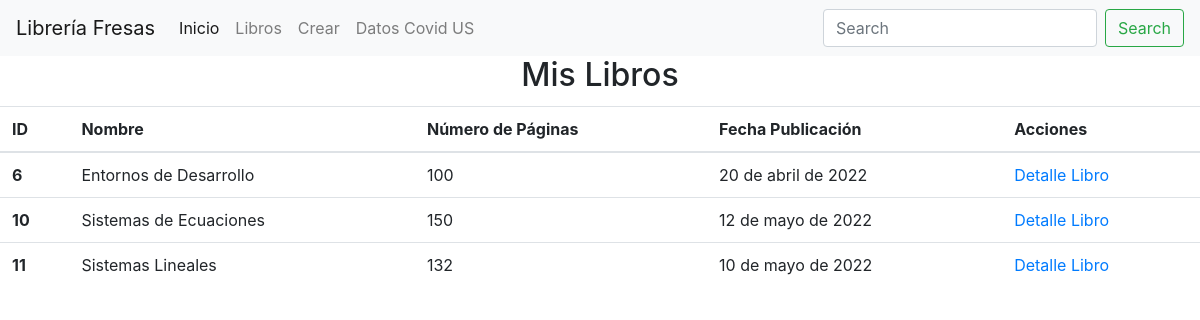
Screenshot of /libreria/libros/ with the database file from the repository.
### libreria/models.py (models this page shows, shortened)
class Libro(models.Model):
    id = models.IntegerField(primary_key=True)
    nombre= models.TextField(max_length=150)
    num_paginas = models.IntegerField()
    fecha_publicacion = models.DateField()
    editorial = models.ForeignKey(Editorial, on_delete=models.CASCADE, default=None)

### libreria/views.py (the view)
# urls.py: path('libros/', cargar_vista_libros),
def cargar_vista_libros(requests):
    lista_libros = Libro.objects.all()
    return render(requests,'libros.html', {'libros': lista_libros})

### templates/libros.html
{% include "header.html" %}
{% block content %}
    <h2 class="card-title" style="text-align: center">Mis Libros</h2>
    <table class="table">
        <thead>
        <tr>
            <th scope="col">ID</th>
            <th scope="col">Nombre</th>
            <th scope="col">Número de Páginas</th>
            <th scope="col">Fecha Publicación</th>
            <th scope="col">Acciones</th>
        </tr>
        </thead>
        <tbody>
        {% for libro in libros %}
            <tr>
                <th>{{ libro.id }}</th>
                <td>{{ libro.nombre }}</td>
                <td>{{ libro.num_paginas }}</td>
                <td>{{ libro.fecha_publicacion }}</td>
                <td><a href="/libreria/libros/{{ libro.id }}">Detalle Libro</a></td>
            </tr>
        {% endfor %}
        </tbody>
    </table>
{% endblock %}

### rows the page displays
Libro: id "6", nombre "Entornos de Desarrollo", num_paginas "100", fecha_publicacion "20 de abril de 2022"
Libro: id "10", nombre "Sistemas de Ecuaciones", num_paginas "150", fecha_publicacion "12 de mayo de 2022"
Libro: id "11", nombre "Sistemas Lineales", num_paginas "132", fecha_publicacion "10 de mayo de 2022"
